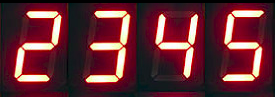
//> input picture Potato/DetectFND/time.png, 275 x 97 px; its folder holds only this picture in this run
$ ./detectFND time.png   (built with g++ and OpenCV 4)
//> lines starting //> are read from the running program, lines starting //| are printed output that depends on the picture
#include "opencv2/highgui/highgui.hpp"
#include "opencv2/imgproc/imgproc.hpp"
#include <iostream>
#include <stdio.h>
#include <unistd.h>
#include <string>

using namespace std;
using namespace cv;

Mat img; Mat templ; Mat result;
char* image_window = "Source Image";
char* result_window = "Result window";
string fileName;

int match_method;
int max_Trackbar = 5;

void MatchingMethod( int, void* );

int main( int argc, char** argv )
{
    img = imread( argv[1], IMREAD_COLOR );
//> img is the input picture: 97 rows x 275 cols, CV_8UC3; mean B, G, R 52.6, 43.6, 100.3
    GaussianBlur(img, img, Size(7, 7), 2, 2);
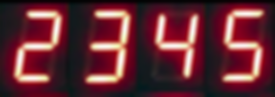
//> img: 97 rows x 275 cols, CV_8UC3; mean B, G, R 52.6, 43.6, 100.3
    cvtColor(img, img, COLOR_BGR2GRAY);
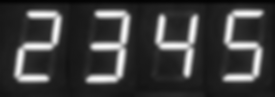
//> img: 97 rows x 275 cols, CV_8UC1; min 3, max 248, mean 61.6

    namedWindow( image_window, CV_WINDOW_NORMAL );
    namedWindow( result_window, CV_WINDOW_NORMAL );

    char* trackbar_label = "Method: \n 0: SQDIFF \n 1: SQDIFF NORMED \n 2: TM CCORR \n 3: TM CCORR NORMED \n 4: TM COEFF \n 5: TM COEFF NORMED";
    createTrackbar( trackbar_label, image_window, &match_method, max_Trackbar, MatchingMethod );

    MatchingMethod( 0, 0 );
    return 0;
}

void MatchingMethod( int, void* )
{
    char fileName[1024];
    int num;
    for(num = 0; num < 10; num++){
        sprintf(fileName, "%d.png", num);
        templ = imread(fileName, IMREAD_COLOR);
//> 0.png cannot be read in this run, so this picture is empty

//> (the run ends here: the program stops with an error, at `cvtColor(templ, templ, COLOR_RGB2GRAY);`)
